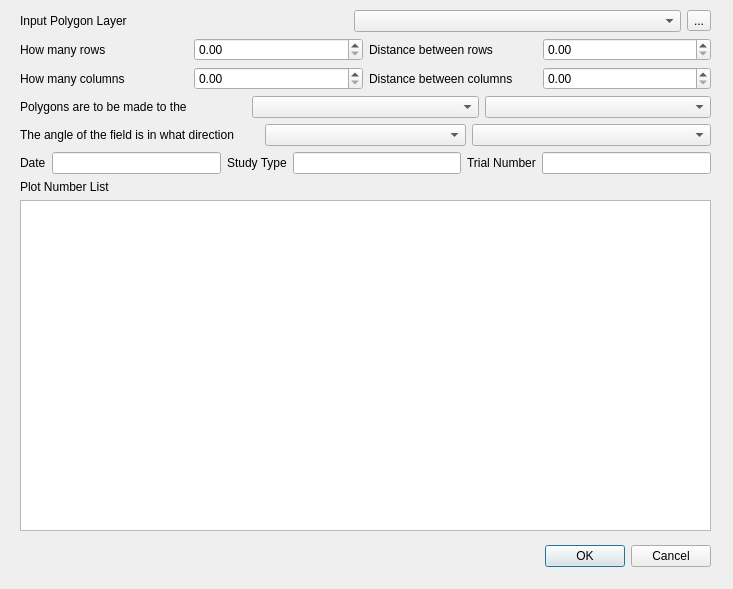
<?xml version="1.0" encoding="UTF-8"?>
<ui version="4.0">
 <class>Polygon_MakerDialogBase</class>
 <widget class="QDialog" name="Polygon_MakerDialogBase">
  <property name="geometry">
   <rect>
    <x>0</x>
    <y>0</y>
    <width>733</width>
    <height>589</height>
   </rect>
  </property>
  <property name="windowTitle">
   <string>Polygon_Maker</string>
  </property>
  <widget class="QDialogButtonBox" name="button_box">
   <property name="geometry">
    <rect>
     <x>370</x>
     <y>540</y>
     <width>341</width>
     <height>32</height>
    </rect>
   </property>
   <property name="orientation">
    <enum>Qt::Horizontal</enum>
   </property>
   <property name="standardButtons">
    <set>QDialogButtonBox::Cancel|QDialogButtonBox::Ok</set>
   </property>
  </widget>
  <widget class="QWidget" name="">
   <property name="geometry">
    <rect>
     <x>20</x>
     <y>10</y>
     <width>691</width>
     <height>521</height>
    </rect>
   </property>
   <layout class="QVBoxLayout" name="verticalLayout_3">
    <item>
     <layout class="QVBoxLayout" name="verticalLayout">
      <item>
       <layout class="QHBoxLayout" name="horizontalLayout">
        <item>
         <widget class="QLabel" name="label_5">
          <property name="text">
           <string>Input Polygon Layer</string>
          </property>
         </widget>
        </item>
        <item>
         <widget class="QComboBox" name="In_Vector_cb"/>
        </item>
        <item>
         <widget class="QToolButton" name="In_Vector_tb">
          <property name="text">
           <string>...</string>
          </property>
         </widget>
        </item>
       </layout>
      </item>
      <item>
       <layout class="QHBoxLayout" name="horizontalLayout_2">
        <item>
         <widget class="QLabel" name="label">
          <property name="text">
           <string>How many rows</string>
          </property>
         </widget>
        </item>
        <item>
         <widget class="QDoubleSpinBox" name="Num_rows"/>
        </item>
        <item>
         <widget class="QLabel" name="label_3">
          <property name="text">
           <string>Distance between rows</string>
          </property>
         </widget>
        </item>
        <item>
         <widget class="QDoubleSpinBox" name="Distance_rows"/>
        </item>
       </layout>
      </item>
      <item>
       <layout class="QHBoxLayout" name="horizontalLayout_3">
        <item>
         <widget class="QLabel" name="label_2">
          <property name="text">
           <string>How many columns</string>
          </property>
         </widget>
        </item>
        <item>
         <widget class="QDoubleSpinBox" name="Num_columns"/>
        </item>
        <item>
         <widget class="QLabel" name="lable_5">
          <property name="text">
           <string>Distance between columns</string>
          </property>
         </widget>
        </item>
        <item>
         <widget class="QDoubleSpinBox" name="Distance_columns"/>
        </item>
       </layout>
      </item>
      <item>
       <layout class="QHBoxLayout" name="horizontalLayout_4">
        <item>
         <widget class="QLabel" name="label_6">
          <property name="text">
           <string>Polygons are to be made to the</string>
          </property>
         </widget>
        </item>
        <item>
         <widget class="QComboBox" name="North_South_cb"/>
        </item>
        <item>
         <widget class="QComboBox" name="East_West_cb"/>
        </item>
       </layout>
      </item>
      <item>
       <layout class="QHBoxLayout" name="horizontalLayout_5">
        <item>
         <widget class="QLabel" name="label_4">
          <property name="text">
           <string>The angle of the field is in what direction</string>
          </property>
         </widget>
        </item>
        <item>
         <widget class="QComboBox" name="Angle_direction_N__S">
          <property name="enabled">
           <bool>true</bool>
          </property>
          <property name="maximumSize">
           <size>
            <width>201</width>
            <height>16777215</height>
           </size>
          </property>
         </widget>
        </item>
        <item>
         <widget class="QComboBox" name="Angle_direction_E__W"/>
        </item>
       </layout>
      </item>
     </layout>
    </item>
    <item>
     <layout class="QHBoxLayout" name="horizontalLayout_6">
      <item>
       <widget class="QLabel" name="label_7">
        <property name="text">
         <string>Date</string>
        </property>
       </widget>
      </item>
      <item>
       <widget class="QLineEdit" name="Date_1"/>
      </item>
      <item>
       <widget class="QLabel" name="label_8">
        <property name="text">
         <string>Study Type</string>
        </property>
       </widget>
      </item>
      <item>
       <widget class="QLineEdit" name="Study_type"/>
      </item>
      <item>
       <widget class="QLabel" name="label_9">
        <property name="text">
         <string>Trial Number</string>
        </property>
       </widget>
      </item>
      <item>
       <widget class="QLineEdit" name="Trial_Number"/>
      </item>
     </layout>
    </item>
    <item>
     <layout class="QVBoxLayout" name="verticalLayout_2">
      <item>
       <widget class="QLabel" name="Plot_Number_L_1">
        <property name="text">
         <string>Plot Number List</string>
        </property>
       </widget>
      </item>
      <item>
       <widget class="QTextEdit" name="Plot_Number_L"/>
      </item>
     </layout>
    </item>
   </layout>
  </widget>
 </widget>
 <resources/>
 <connections>
  <connection>
   <sender>button_box</sender>
   <signal>accepted()</signal>
   <receiver>Polygon_MakerDialogBase</receiver>
   <slot>accept()</slot>
   <hints>
    <hint type="sourcelabel">
     <x>290</x>
     <y>340</y>
    </hint>
    <hint type="destinationlabel">
     <x>20</x>
     <y>20</y>
    </hint>
   </hints>
  </connection>
  <connection>
   <sender>button_box</sender>
   <signal>rejected()</signal>
   <receiver>Polygon_MakerDialogBase</receiver>
   <slot>reject()</slot>
   <hints>
    <hint type="sourcelabel">
     <x>290</x>
     <y>340</y>
    </hint>
    <hint type="destinationlabel">
     <x>20</x>
     <y>20</y>
    </hint>
   </hints>
  </connection>
 </connections>
</ui>
